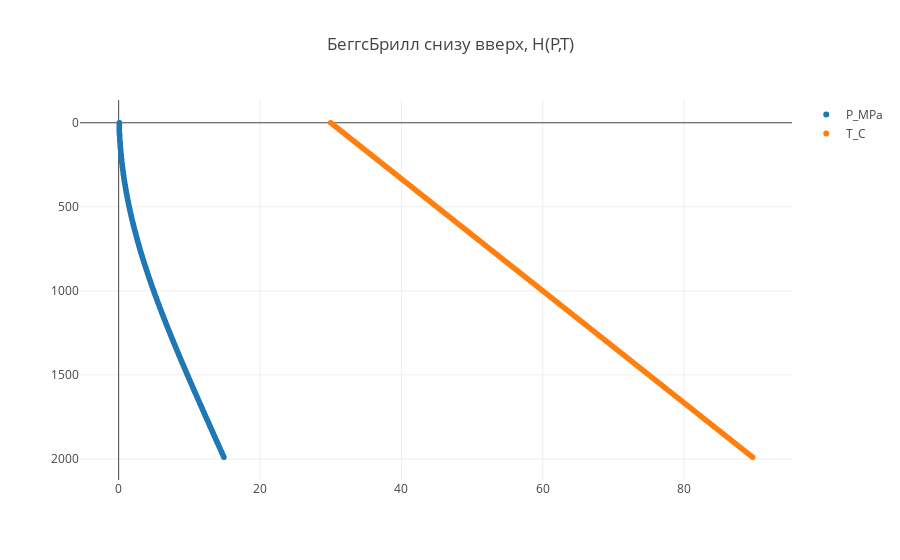

The code cell stored with this chart in its notebook:
### Markdown cell above
Построение графиков

### Code cell
tracep = go.Scattergl(
    x = pipe_data.p_list,
    y = pipe_data.h_list,
    name = 'P_MPa',
    mode = 'markers'
)

tracet = go.Scattergl(
    x = pipe_data.t_list,
    y = pipe_data.h_list,
    name = 'T_C',
    mode = 'markers'
)

data = [tracep, tracet]

plot()

### Figure 1 — Plotly figure (JSON) as saved in the notebook; plotly's stock layout.template omitted (floating-point values rounded to 4 significant figures; data arrays with more than 128 entries replaced by an {"elided": "..."} marker saying what was removed)
{"data": [{"mode": "markers", "name": "P_MPa", "type": "scattergl", "uid": "8d27d9a6-8896-4245-a16f-5d013e877e51", "x": {"elided": "200 float values"}, "y": {"elided": "200 int values"}}, {"mode": "markers", "name": "T_C", "type": "scattergl", "uid": "e8bd2b4a-2e52-465d-8eef-3d6f5343d3f8", "x": {"elided": "200 float values"}, "y": {"elided": "200 int values"}}], "layout": {"title": {"text": "БеггсБрилл снизу вверх, H(P,T)"}, "yaxis": {"autorange": "reversed"}}}
